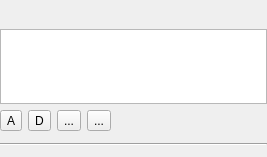
<?xml version="1.0" encoding="UTF-8"?>
<ui version="4.0">
 <class>KeyframeEditor_UI</class>
 <widget class="QWidget" name="KeyframeEditor_UI">
  <property name="geometry">
   <rect>
    <x>0</x>
    <y>0</y>
    <width>267</width>
    <height>157</height>
   </rect>
  </property>
  <layout class="QGridLayout" name="gridLayout">
   <property name="leftMargin">
    <number>0</number>
   </property>
   <property name="topMargin">
    <number>0</number>
   </property>
   <property name="rightMargin">
    <number>0</number>
   </property>
   <item row="3" column="0" colspan="2">
    <widget class="Line" name="line">
     <property name="orientation">
      <enum>Qt::Horizontal</enum>
     </property>
    </widget>
   </item>
   <item row="2" column="0" colspan="2">
    <widget class="QFrame" name="param_sliders">
     <property name="frameShape">
      <enum>QFrame::NoFrame</enum>
     </property>
    </widget>
   </item>
   <item row="1" column="0" colspan="2">
    <widget class="QWidget" name="widgetTable" native="true">
     <layout class="QGridLayout" name="gridLayout_2">
      <property name="margin">
       <number>0</number>
      </property>
      <item row="1" column="0" colspan="5">
       <widget class="QTableWidget" name="keyframe_list">
        <property name="alternatingRowColors">
         <bool>true</bool>
        </property>
        <property name="cornerButtonEnabled">
         <bool>false</bool>
        </property>
        <attribute name="horizontalHeaderHighlightSections">
         <bool>false</bool>
        </attribute>
        <attribute name="horizontalHeaderStretchLastSection">
         <bool>true</bool>
        </attribute>
        <attribute name="verticalHeaderVisible">
         <bool>true</bool>
        </attribute>
        <attribute name="verticalHeaderHighlightSections">
         <bool>false</bool>
        </attribute>
       </widget>
      </item>
      <item row="2" column="0">
       <widget class="QToolButton" name="button_add">
        <property name="text">
         <string>A</string>
        </property>
        <property name="arrowType">
         <enum>Qt::NoArrow</enum>
        </property>
       </widget>
      </item>
      <item row="2" column="1">
       <widget class="QToolButton" name="button_delete">
        <property name="text">
         <string>D</string>
        </property>
        <property name="arrowType">
         <enum>Qt::NoArrow</enum>
        </property>
       </widget>
      </item>
      <item row="2" column="2">
       <widget class="QToolButton" name="buttonResetKeyframe">
        <property name="toolTip">
         <string>Reset the parameters to their default values</string>
        </property>
        <property name="text">
         <string>...</string>
        </property>
       </widget>
      </item>
      <item row="2" column="3">
       <widget class="QToolButton" name="buttonSeek">
        <property name="toolTip">
         <string>Seek to active keyframe</string>
        </property>
        <property name="text">
         <string>...</string>
        </property>
        <property name="checkable">
         <bool>true</bool>
        </property>
       </widget>
      </item>
     </layout>
    </widget>
   </item>
   <item row="0" column="0">
    <widget class="QToolButton" name="buttonKeyframes">
     <property name="toolTip">
      <string>Add keyframes</string>
     </property>
     <property name="autoRaise">
      <bool>true</bool>
     </property>
    </widget>
   </item>
  </layout>
 </widget>
 <resources/>
 <connections/>
</ui>
